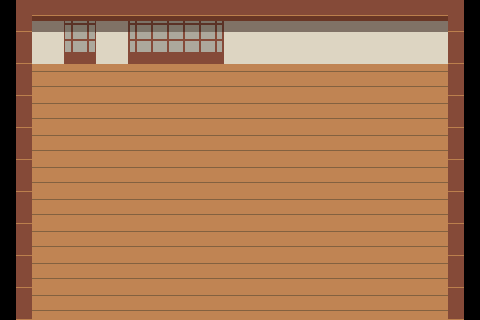

This game map was drawn from its Tiled (.tmx) file and the tilesets committed beside it. A one-line description and the trimmed map source follow:
An orthogonal 15x10 tile map with 32x32 px tiles, 3 tile layers (floor, floor-2, wall), 3 tilesets and 85 objects (12x seat, 6x table, 4x belt_waypoint, 3x customer_spawn, Player, ...).

<map version="1.10" tiledversion="1.11.2" orientation="orthogonal" renderorder="right-down" width="15" height="10" tilewidth="32" tileheight="32" infinite="0" nextlayerid="10" nextobjectid="405">
 <properties>
  <property name="music" value="BACKGROUND" />
 </properties>
 <tileset firstgid="1" source="Interior.tsx" />
 <tileset firstgid="257" source="Player.tsx" />
 <tileset firstgid="275" source="Chef.tsx" />
 <layer id="1" name="floor" width="15" height="10">
  <data>[150 cells, 130 non-empty, 1 distinct tile ids]</data>
 </layer>
 <layer id="9" name="floor-2" width="15" height="10">
  <data>[150 cells, 104 non-empty, 1 distinct tile ids]</data>
 </layer>
 <layer id="3" name="wall" width="15" height="10">
  <data>[150 cells, 46 non-empty, 11 distinct tile ids]</data>
 </layer>
 <objectgroup id="6" name="small-objects">
  <properties>
   <property name="foreground" type="bool" value="true" />
  </properties>
  <object id="308" gid="68" x="280" y="144" width="32" height="32" />
  <object id="310" gid="68" x="280" y="56" width="32" height="32" />
  <object id="314" gid="70" x="392" y="80" width="32" height="32" />
  <object id="315" gid="86" x="376" y="80" width="32" height="32" />
  <object id="318" gid="107" x="320" y="80" width="32" height="32" />
  <object id="320" gid="56" x="320" y="56" width="32" height="32" />
  <object id="321" gid="52" x="256" y="64" width="32" height="32" />
  <object id="330" gid="72" x="104" y="80" width="32" height="32" />
  <object id="331" gid="72" x="216" y="80" width="32" height="32" />
  <object id="334" gid="31" x="352" y="208" width="32" height="32" />
  <object id="335" gid="31" x="320" y="208" width="32" height="32" />
  <object id="341" gid="63" x="320" y="240" width="32" height="32" />
  <object id="342" gid="63" x="352" y="240" width="32" height="32" />
  <object id="350" gid="88" x="352" y="56" width="32" height="32" />
  <object id="354" gid="77" x="352" y="80" width="32" height="32" />
  <object id="355" gid="70" x="24" y="80" width="32" height="32" />
  <object id="362" gid="57" x="288" y="48" width="32" height="32" />
  <object id="363" gid="57" x="288" y="48" width="32" height="32" />
  <object id="366" gid="54" x="56" y="56" width="32" height="32" />
  <object id="367" gid="55" x="72" y="56" width="32" height="32" />
  <object id="398" gid="30" x="288" y="208" width="32" height="32" />
  <object id="399" gid="62" x="288" y="240" width="32" height="32" />
  <object id="401" gid="32" x="384" y="208" width="32" height="32" />
  <object id="402" gid="64" x="384" y="240" width="32" height="32" />
  <object id="403" gid="64" x="384" y="240" width="32" height="32" />
 </objectgroup>
 <objectgroup id="2" name="objects">
  <object id="110" name="table" gid="65" x="56" y="168" width="32" height="32">
   <properties>
    <property name="tableId" type="int" value="5" />
   </properties>
  </object>
  <object id="111" name="seat" gid="49" x="56" y="152" width="32" height="32">
   <properties>
    <property name="seatIndex" type="int" value="11" />
    <property name="tableId" type="int" value="5" />
   </properties>
  </object>
  <object id="112" name="seat" gid="49" x="56" y="184" width="32" height="32">
   <properties>
    <property name="seatIndex" type="int" value="10" />
    <property name="tableId" type="int" value="5" />
   </properties>
  </object>
  <object id="113" name="table" gid="65" x="56" y="248" width="32" height="32">
   <properties>
    <property name="tableId" type="int" value="4" />
   </properties>
  </object>
  <object id="115" name="seat" gid="49" x="56" y="232" width="32" height="32">
   <properties>
    <property name="seatIndex" type="int" value="9" />
    <property name="tableId" type="int" value="4" />
   </properties>
  </object>
  <object id="117" name="seat" gid="49" x="56" y="264" width="32" height="32">
   <properties>
    <property name="seatIndex" type="int" value="8" />
    <property name="tableId" type="int" value="4" />
   </properties>
  </object>
  <object id="119" name="table" gid="65" x="136" y="168" width="32" height="32">
   <properties>
    <property name="tableId" type="int" value="3" />
   </properties>
  </object>
  <object id="120" name="table" gid="65" x="136" y="248" width="32" height="32">
   <properties>
    <property name="tableId" type="int" value="2" />
   </properties>
  </object>
  <object id="123" name="seat" gid="49" x="136" y="264" width="32" height="32">
   <properties>
    <property name="seatIndex" type="int" value="4" />
    <property name="tableId" type="int" value="2" />
   </properties>
  </object>
  <object id="124" name="seat" gid="49" x="136" y="232" width="32" height="32">
   <properties>
    <property name="seatIndex" type="int" value="5" />
    <property name="tableId" type="int" value="2" />
   </properties>
  </object>
  <object id="125" name="seat" gid="49" x="136" y="184" width="32" height="32">
   <properties>
    <property name="seatIndex" type="int" value="6" />
    <property name="tableId" type="int" value="3" />
   </properties>
  </object>
  <object id="126" name="seat" gid="49" x="136" y="152" width="32" height="32">
   <properties>
    <property name="seatIndex" type="int" value="7" />
    <property name="tableId" type="int" value="3" />
   </properties>
  </object>
  <object id="166" gid="1" x="208" y="128" width="32" height="32" />
  <object id="167" gid="1" x="208" y="120" width="32" height="32" />
  <object id="168" gid="1" x="152" y="152" width="32" height="32" />
  <object id="169" gid="1" x="208" y="120" width="32" height="32" />
  <object id="179" name="customer_spawn" x="128" y="88">
   <properties>
    <property name="spawn_x" type="float" value="272" />
    <property name="spawn_y" type="float" value="272" />
   </properties>
   <point />
  </object>
  <object id="180" name="customer_spawn" x="176" y="88">
   <properties>
    <property name="spawn_x" type="float" value="320" />
    <property name="spawn_y" type="float" value="272" />
   </properties>
   <point />
  </object>
  <object id="182" name="customer_spawn" x="152" y="88">
   <properties>
    <property name="spawn_x" type="float" value="360" />
    <property name="spawn_y" type="float" value="272" />
   </properties>
   <point />
  </object>
  <object id="279" gid="108" x="384" y="160" width="32" height="32" />
  <object id="281" gid="108" x="320" y="160" width="32" height="32" />
  <object id="282" gid="107" x="288" y="160" width="32" height="32" />
  <object id="284" gid="91" x="288" y="128" width="32" height="32" />
  <object id="285" gid="91" x="288" y="104" width="32" height="32" />
  <object id="286" gid="91" x="288" y="80" width="32" height="32" />
  <object id="290" gid="73" x="32" y="48" width="32" height="32" />
  <object id="296" gid="57" x="96" y="48" width="32" height="32" />
  <object id="297" gid="73" x="224" y="48" width="32" height="32" />
  <object id="299" gid="41" x="416" y="64" width="32" height="32" />
  <object id="301" gid="77" x="384" y="112" width="32" height="32" />
  <object id="303" gid="108" x="352" y="112" width="32" height="32" />
  <object id="305" gid="69" x="424" y="304" width="32" height="32" />
  <object id="306" gid="69" x="296" y="80" width="32" height="32" />
  <object id="382" name="Player" gid="257" x="312" y="120" width="32" height="32">
   <properties>
    <property name="animationSpeed" type="float" value="2" />
    <property name="camFollow" type="bool" value="true" />
    <property name="controller" type="bool" value="true" />
    <property name="friction" type="float" value="1" />
    <property name="speed" type="float" value="4" />
   </properties>
  </object>
  </objectgroup>
 <objectgroup id="8" name="wall-object">
  <properties>
   <property name="foreground" type="bool" value="true" />
  </properties>
  <!-- 13 objects omitted --></objectgroup>
</map>
<!-- 26 of 85 objects omitted -->
